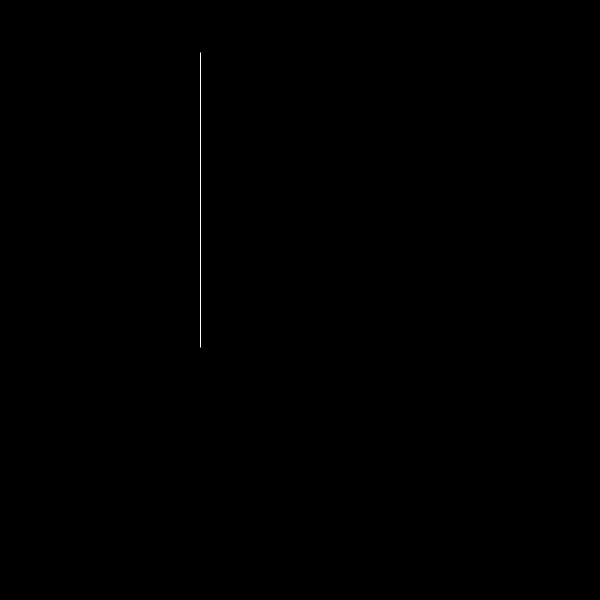
Frame 1 (no input)
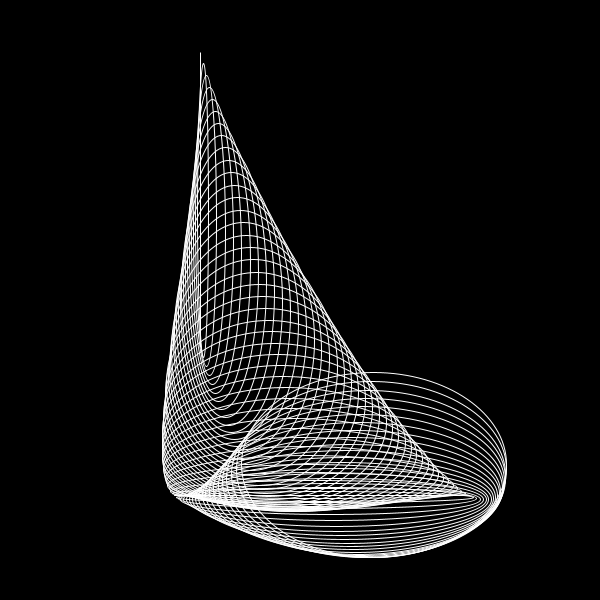
Frame 60 (the mouse pressed at the canvas centre just before this capture)
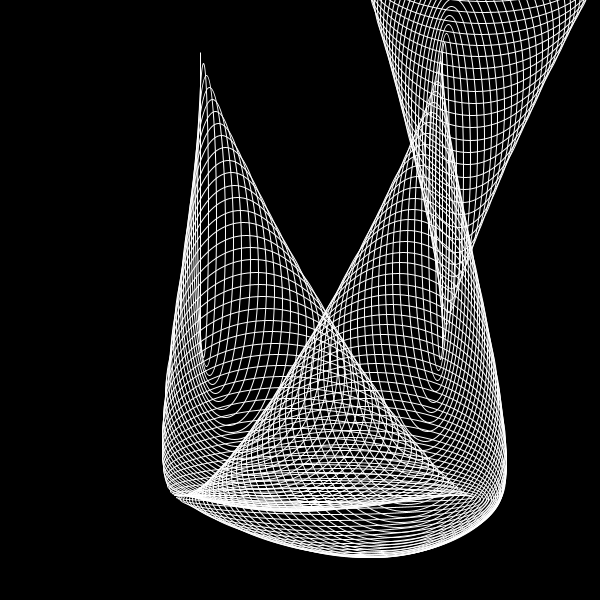
Frame 120 (the mouse held since frame 60 and released just before this capture)

The Processing sketch that drew these frames (run headless with seeded random() and noise(); from frame 60 on, the mouse is pressed at the canvas centre):

// Processing sketch: Elliptic_drop
// ── Elliptic_drop.pde
void setup(){
  size(600,600);
  background(0);
}

int t=0;
float ax;
float ay;
float bx;
float by;

void draw(){
  translate(100,100);
  fill(0,0);
  stroke(255);
  ax= 300*sin(radians(t*0.3))+100;
  ay= 300*sin(radians(t))+100;
  bx= 300*sin(radians(t));
  by= 300*sin(radians(t+100));
  ellipse(ax,ay,bx,by);
  t+=2;
}
  
